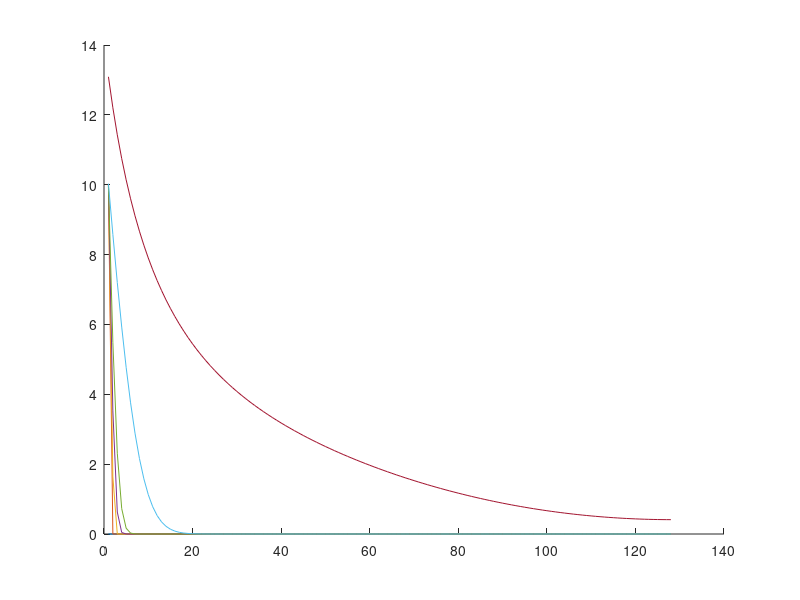
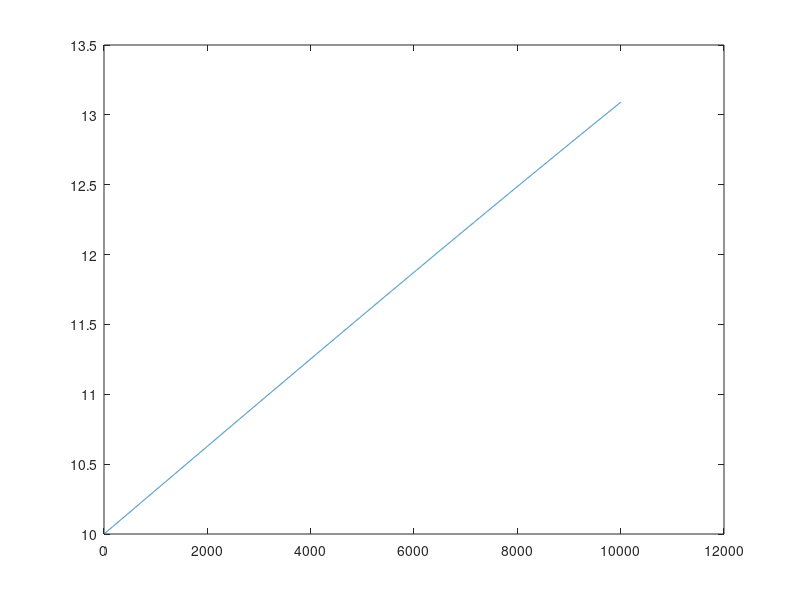
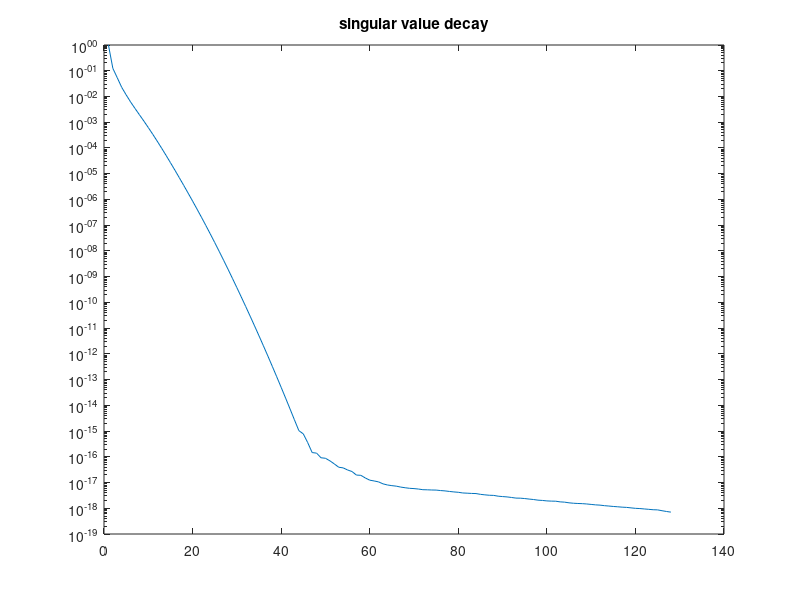
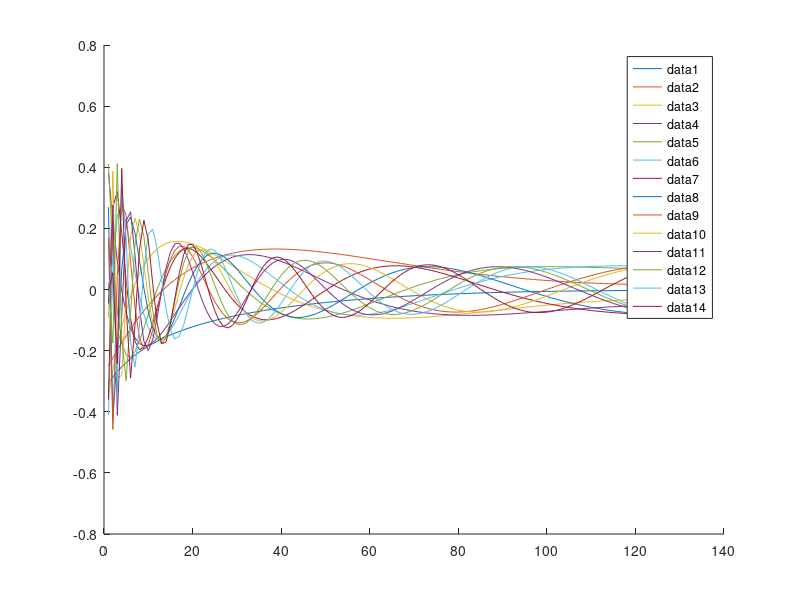

Reproduce these figures in MATLAB, in order. (Note: this script raises an error after producing the figures.)
clear all;
close all;

rng(1); % for reproducibility

addpath('source/');

N = 128;
% N = 12;
% N = 64;

dx = 1/N;

%% Chafee-Infante as in https://doi.org/10.1137/19M1292448 combined with 
% setup of Allen-Cahn in https://doi.org/10.1016/j.cma.2022.115836

dt = 1e-5;
% t_end = 4;
% t_end = 1;
% t_end = 2;
t_end = 0.1;
% t_end = 1*dt;
% t_end = 20*dt;
nt = round(t_end/dt);

is = [1 2 3];
A1 = diag(ones(N-1,1),-1) -eye(N);
A1 = (A1+A1')/dx^2;
A1 = A1 + eye(N); % additional linear term missing in Allen-Cahn description
% JN3 = power2kron(N,3); % J_N^(3)
% A3 = vecwise_kron(eye(N),3)';
% A3 = A3*JN3;
B = zeros(N,1);
B(1) = 1/dt;
Nu = 1;

% boundary conditions
BC = eye(N);
% x(0,t) = u(t)
A1(1,:) = 0;
A1(1,1) = -1/dt;
% A3(1,:) = 0;
BC(1,:) = 0;

% % % ddt x(1,t) = 0; % wrong !!!
% A1(end,:) = 0;
% % A3(end,:) = 0;
% BC(end,:) = 0;

% ddxi x(1,t) = 0
A1(end,end) = -1/dx^2 + 1;



F1 = @(x1) A1*x1;
F3 = @(x1,x2,x3) -BC*(x1.*x2.*x3);

F1X = @(X) F1(X(:,1));
F3X = @(X) F3(X(:,1),X(:,2),X(:,3));

% IN3 = kron2power(N,3); % I_N^(3)
% f = @(x,u) A1*x + A3*IN3*vecwise_kron(x,3) + B*u; % slow!
f = @(x,u) F1(x) + F3(x,x,x) + B*u;

x0 = zeros(N,1);
u_val = @(t) 10*(sin(pi*t)+1); % U_val
% u_val = @(t) 10*rand(1); % U_val
% u_val = @(t) 10*(sin(pi*t)); % U_val
% u_val = @(t) 10*(cos(pi*t)+1); % U_val



%% generate ROM basis construction data
X_b = zeros(N,nt+1);
U_b = zeros(1,nt+1);

t = 0;
x = x0;
u = u_val(t);

X_b(:,1) = x0;
U_b(:,1) = u;

for i=1:nt
    x = x + dt*f(x,u);
    t = t + dt;
    u = u_val(t);

    X_b(:,i+1) = x;
    U_b(:,i+1) = u;
end

%% generate test data
X_t = X_b;
U_t = U_b;
% u_test = @(t) 10*(sin(pi*t)+1); % U_val
% 
% X_t = zeros(N,nt+1);
% U_t = zeros(1,nt+1);
% 
% t = 0;
% x = x0;
% u = u_test(t);
% 
% X_t(:,1) = x0;
% U_t(:,1) = u;
% 
% for i=1:nt
%     x = x + dt*f(x,u);
%     t = t + dt;
%     u = u_test(t);
% 
%     X_t(:,i+1) = x;
%     U_t(:,i+1) = u;
% end

%% state plots
figure; hold on
plot(X_b(:,1))
plot(X_b(:,2))
plot(X_b(:,3))
plot(X_b(:,5))
plot(X_b(:,10))
plot(X_b(:,100))
plot(X_b(:,end))

%% state plots
% figure; hold on
% plot(X_t(:,1))
% plot(X_t(:,2))
% plot(X_t(:,3))
% plot(X_t(:,5))
% plot(X_t(:,10))
% plot(X_t(:,100))
% plot(X_t(:,end))

%% input signal plots
figure
ts = linspace(0,t_end,t_end/dt);
plot(U_b)
% hold on
% plot(U_t)

%% construct ROM basis via POD
[V,S,~] = svd(X_b,'econ');
n = 14;
% n = 4;
% n = 10;
% n = 1;
% n = 30;
Vn = V(:,1:n);

%% singular value decay
figure
semilogy(diag(S)/S(1,1))
title("singular value decay")

%% plot POD modes
figure; hold on
for i = 1:n
% for i = n:n
    plot(Vn(:,i))
end
legend("show")

%% construct intrusive operators
tA1 = Vn'*A1*Vn;

n2 = n*(n+1)/2;
tA2 = zeros(n,n2);

Jn3 = power2kron(n,3);
tA3 = precompute_rom_operator(F3X,Vn,3)*Jn3;
tB = Vn'*B;

tO = [tB tA1 tA2 tA3];


%% generate rank-sufficient snapshot data
tX0_pure = rank_suff_basis(n,is);
U0_pure = 1;
XU = blkdiag(U0_pure,tX0_pure);
tX0 = XU(Nu+1:end,:);
U0 = XU(1:Nu,:);

nf = size(XU,2);
tX1 = zeros(n,nf);

% compute time step estimate (3.10)
dt1 = dt_estimate(X_b,U_b,Vn(:,1),dt,is);

for i = 1:nf
    tX1(:,i) = Vn'*single_step(Vn*tX0(:,i),U0(:,i),dt1,f);
end

dot_tX = (tX1-tX0)/dt1;

ns = 1:n;
nn = numel(ns);

B_errors = zeros(nn,1);
A1_errors = zeros(nn,1);
A3_errors = zeros(nn,1);

O_errors = zeros(nn,1);
condsD = zeros(nn,1);

h_ROM_state_error = zeros(nn,1);
t_ROM_state_error = zeros(nn,1);

n_is__ = n_is(n,is);
offset = cumsum(n_is__);

for j = 1:nn
% for j = nn:nn
    n_ = ns(j);
    n_is_ = n_is(n_,is);
    nf_ = sum(n_is_)+Nu;

    % ks = [1:p+n_is_(1), p+n_is__(1)+1:p+n_is__(1)+n_is_(2)];
    ks = 1:Nu+n_is_(1);
    for jj = 2:numel(is)
        ks = [ks Nu+offset(jj-1)+(1:n_is_(jj))];
    end

    tX0_ = tX0(1:n_,ks);
    dot_tX_ = dot_tX(1:n_,ks);
    U0_ = U0(:,ks);

    [O,A_inds,B_inds,condD] = opinf(dot_tX_,tX0_,U0_,is,true);
    % hA1 = O(:,A_inds(1,1):A_inds(1,2));
    % hA3 = O(:,A_inds(2,1):A_inds(2,2));
    % hB = O(:,B_inds(1):B_inds(2));
    % 
    % B_errors(j) = norm(tB(1:n_,:) - hB);
    % A1_errors(j) = norm(tA1(1:n_,1:n_is_(1)) - hA1);
    % A3_errors(j) = norm(tA3(1:n_,1:n_is_(2)) - hA3); 

    % tB_ = tB(1:n_,:);
    % tA1_ = tA1(1:n_,1:n_is_(1));
    % tA2_ = tA2(1:n_,1:n_is_(2));
    % tA3_ = tA3(1:n_,1:n_is_(3));
    % 
    % tO_ = [tB_ tA1_ tA2_ tA3_];

    tO_ = tO(1:n_,ks);

    O_errors(j) = norm(O-tO_,"fro")/norm(tO_,"fro");

    condsD(j) = condD;

    %% compute avg ROM state error
    Vn_ = Vn(:,1:n_);
    [~,~,un_2] = reduced_coordinates(n_,2);
    [~,~,un_3] = reduced_coordinates(n_,3);
    % tf = @(tx,u) tO_*[uniquepowers(tx,[1 2 3]);u];
    tf = @(tx,u) tO_*[u;tx;uniquepower(tx,2,un_2);uniquepower(tx,3,un_3)];
    hO_ = O;
    % hf = @(hx,u) hO_*[uniquepowers(hx,[1 2 3]);u];
    hf = @(hx,u) hO_*[u;hx;uniquepower(hx,2,un_2);uniquepower(hx,3,un_3)];

    tX_t = zeros(n_,nt+1);
    hX_t = zeros(n_,nt+1);
    % U_b = zeros(Nu,nt+1); 
    t = 0;
    tx = Vn_'*x0;
    hx = Vn_'*x0;
    u = U_t(:,1);

    tX_t(:,1) = tx;
    hX_t(:,1) = hx;
    % U_b(:,1) = u;

    for i=1:nt
        tx = single_step(tx,u,dt,tf);
        hx = single_step(hx,u,dt,hf);

        t = t + dt;
        u = U_t(:,i);

        tX_t(:,i+1) = tx;
        hX_t(:,i+1) = hx;
    end
    
    t_ROM_state_error(j) = norm(Vn_*tX_t - X_t,"fro")/norm(X_t,"fro");
    h_ROM_state_error(j) = norm(Vn_*hX_t - X_t,"fro")/norm(X_t,"fro");
end

figure
hold on
semilogy(ns,A1_errors,'x-', 'LineWidth', 2,'DisplayName',"A_1")
semilogy(ns,A3_errors,'x-', 'LineWidth', 2,'DisplayName',"A_3")
semilogy(ns,B_errors,'x-', 'LineWidth', 2,'DisplayName',"B")
ylabel("operator error")
xlabel("ROM dimension")
set(gca, 'YScale', 'log')

legend("show")
box on

figure
hold on
semilogy(ns,O_errors,'x-', 'LineWidth', 2,'DisplayName',"O chafee-infante")

ylabel("relative operator error")
xlabel("ROM dimension")
set(gca, 'YScale', 'log')

legend("show")
box on

save("data/data_chafee_infante","O_errors","condsD");

figure
hold on
semilogy(ns,h_ROM_state_error,'x-', 'LineWidth', 2,'DisplayName',"exactOpInf", "MarkerSize",10)
semilogy(ns,t_ROM_state_error,'+:', 'LineWidth', 2,'DisplayName',"intrusive", "MarkerSize",10)
ylabel("avg rel error of states","Interpreter","latex", "FontSize",15)
xlabel("ROM dimension","Interpreter","latex", "FontSize",15)
set(gca, 'YScale', 'log')
grid on
legend("show","Interpreter","latex", "FontSize",12)
legend("Location","northeast")
% ylim([1e-17 1e-15])
box on
savefig("figures/rom_state_error_chafee_infante.fig")
exportgraphics(gcf,"figures/rom_state_error_chafee_infante.pdf")


%% FOM solver running for one time step
function x_1 = single_step(x_0,u_0,dt,f)
    x_1 = x_0 + dt*f(x_0,u_0);
end
